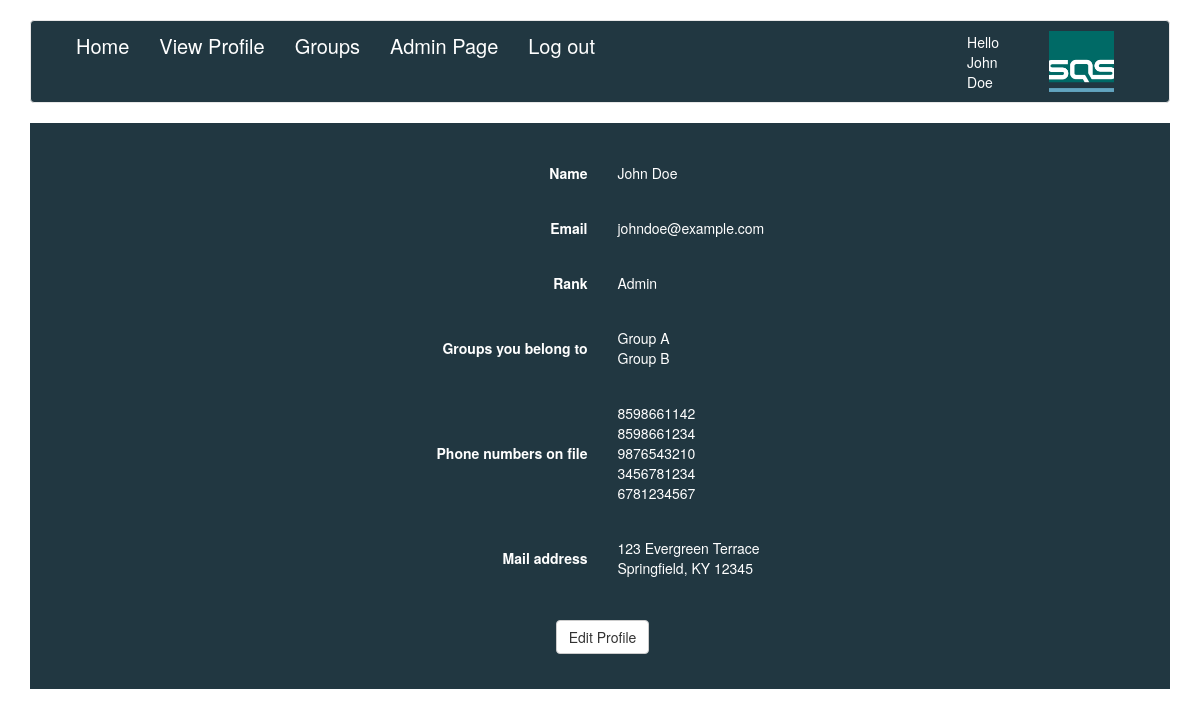
The app's page /Training_site/profile.php (signed in) with its own data.
### tables this page shows
CREATE TABLE `user` (
  `UID` int(11) NOT NULL,
  `Name` text NOT NULL,
  `Email` text NOT NULL,
  `Password` varchar(64) NOT NULL,
  `level` int(11) DEFAULT '3'
);

CREATE TABLE `levels` (
  `id` int(11) NOT NULL,
  `title` varchar(25) DEFAULT NULL
);

CREATE TABLE `features_available` (
  `id` int(11) NOT NULL,
  `name` varchar(30) DEFAULT NULL,
  `description` varchar(500) DEFAULT NULL,
  `default_file` varchar(50) NOT NULL,
  `on_desktop` bit(1) NOT NULL DEFAULT b'1',
  `owner_file` varchar(50) DEFAULT NULL
);

CREATE TABLE `mail_address` (
  `id` int(11) NOT NULL,
  `state` char(2) DEFAULT NULL,
  `city` varchar(25) DEFAULT NULL,
  `zip` int(11) DEFAULT NULL,
  `street` varchar(30) DEFAULT NULL,
  `street_num` int(11) DEFAULT NULL,
  `user_id` int(11) DEFAULT NULL
);

### Training_site/profile.php (the view, shortened to what this page needs)
<?php
include 'config/header.php';
require_once('../sql_connector.php');
?>
<html>
<div class="container">
	<form  class= "form-horizontal"action="" method="post">
		<?php
			$UID = $_SESSION['user'];
			$query = "select Name, Email, level from user where UID = ?";
			$stmt = $mysqli->prepare($query);
			$stmt->bind_param("s",$UID);
			$stmt->execute();
			$stmt->bind_result($name, $email, $level);
			echo '<div id="inputbox" class="form-group">';
			echo '<label class="control-label col-sm-5" >Name</label>';
			echo '<div class="col-sm-5">';
			if(isset($_POST['edit'])) {
				echo '<input type="name" name="name" size="30" value="'.$name.'" />';
			}
			else {
				echo $name;
			}
			echo '</div></div>';
			echo '<div id="inputbox" class="form-group">';
			echo '<label class="control-label col-sm-5" >Email</label>';
			echo '<div class="col-sm-5">';
			if(isset($_POST['edit'])) {
				echo '<input type="email" name="email" size="30" value="'.$email.'" />';
			}
			else {
				echo $email;
			}
			echo '</div></div>';
			$query = "select title from levels where id = ?";
			$stmt = $mysqli->prepare($query);
			$stmt->bind_param("s",$level);
			$stmt->execute();
			$stmt->bind_result($rank);
			echo '<div id="inputbox" class="form-group">';
			echo '<label class="control-label col-sm-5" >Rank</label>';
			echo '<div class="col-sm-5">';
			if(isset($_POST['edit'])) {
				echo $rank;
			}
			else {
				echo $rank;
			}
			echo '</div></div>';
			feature_loader("groupdisplay", $_SESSION["user"]);
			feature_loader("phonedisplay", $_SESSION["user"]);
			feature_loader("addressdisplay", $_SESSION["user"]);
	?>
			<div id="inputbox" class="form-group">
				<div class="control-label col-sm-6" id="centertext">
					<?php
						if (isset($_POST['edit'])) {
							echo '<input class="btn btn-default" type="submit" name="submit" value="Save Information"/>';
						}
						else {
							echo '<input class="btn btn-default" type="submit" name="edit" value="Edit Profile"/>';
						}
					?>
				</div>
			</div>
		</div>

### Training_site/config/header.php (shortened to what this page needs)
<!DOCTYPE html>
<html lang="en">
  <head>
    <link href="assets/css/bootstrap.css" rel="stylesheet">
    <link href="assets/css/navbar.css" rel="stylesheet">
    <link href="assets/css/main.css" rel="stylesheet">
  </head>
  <body>
    <div class="container" id="heading2">
      <nav class="navbar navbar-default">
        <div class="container-fluid">
          <div id="navbar" class="navbar-collapse collapse">
            <ul class="nav navbar-nav">
		      <li><a href="./">Home </a></li>
              <?php
                if(isset($_SESSION['priv'])){
                    echo '<li> <a href = "profile.php">  View Profile </a></li> ';
		                echo '<li> <a href = "groups.php">  Groups </a></li> ';
                    if($_SESSION['level'] == '5'){
			echo '<li> <a href ="admin_user_info.php">  Admin Page </a></li>';
                    }
		    else if($_SESSION['level'] == '4')
		    {
			echo '<li> <a href="superuser_user_info.php"> Superuser Page </a> </li>';
		    }
                    echo '<li> <a href = "log_out.php">  Log out </a></li> ';
                }
                else{
                    echo '<li> <a href = "user_login.php">  Sign in </a></li> ';
                    echo '<li> <a href = "user_register.php">  Sign up </a></li>';
                }
                ?>
            </ul>
            <ul class="nav navbar-nav navbar-right" >
              <div style="display:flex;justify-content:flex-end;align-items:center">
              <?php if(isset($_SESSION['name'])) echo "<div class='col-sm-4'> <li> Hello ". $_SESSION['name']."</li></div> <br>"; ?>
              <li ><a href="./"> <img src="assets/images/logo.png" alt="SQS logo"></a></li>
            </div>
            </ul>
          </div>
        </div>
      </nav>
    </div>
  </body>
</html>

### Training_site/features/features_loader.php (shortened to what this page needs)
<?php
include '/var/www/html/sqsg6/sql_connector.php';
function get_version_number($name, $uid){
	return 0;
}
function feature_loader($name, $user_email){
	global $mysqli;
	$version_number = get_version_number($name, $user_email);
	$sql = "SELECT * FROM features_available WHERE name=\"".$name."\";";
	$result = $mysqli->query($sql);
	if($result->num_rows > 0)
	{
		while($row = $result->fetch_assoc())
		{
			$file_it_appears_in = $row["owner_file"];
			$platform = "d";
			$file_name = $name."_".$version_number."_".$file_it_appears_in."_".$platform.".php";
			$file_name = $_SERVER["DOCUMENT_ROOT"].'/'.'sqsg6/Training_site/features/'.$file_name;
			include $file_name;
			break;
		}
	}
	else
	{
		echo "An error occurred in the feature loader sql query";
	}
}
?>

### Training_site/features/groupdisplay_0_profile_d.php (shortened to what this page needs)
<?php
require_once('../../sql_connector.php');
			$UID = $_SESSION["user"];
			$group_names = [];
			$number_of_groups = 0;
			$sql1 = "SELECT * FROM group_members INNER JOIN groups ON group_members.group_id=groups.id WHERE group_members.uid=".$UID.";";
			$result1 = $mysqli->query($sql1);
			if($result1->num_rows > 0)
			{
				$number_of_groups = $result1->num_rows;
				while($row = $result1->fetch_assoc())
				{
					array_push($group_names, $row["name"]);
				}
			}
			echo '<div id="inputbox" class="form-group">';
			echo '<label class="control-label col-sm-5" >Groups you belong to</label>';
			echo '<div class="col-sm-5">';
			if(isset($_POST['edit']))
			{
				if($number_of_groups == 0)
				{
					echo "None";
				}
				foreach($group_names as $key => $val)
				{
					echo $val."<br />";
				}
			}
			else {
				foreach($group_names as $key => $val)
				{
					echo $val."<br />";
				}
			}
			echo '</div></div>';
?>

### Training_site/features/phonedisplay_0_profile_d.php (shortened to what this page needs)
<?php
require_once('../../sql_connector.php');
			$phone_numbers = [];
			$number_of_phones = 0;
			$UID = $_SESSION["user"];
			$sql1 = "SELECT * FROM phone_list WHERE user_id=".$UID.";";
			$result1 = $mysqli->query($sql1);
			if($result1->num_rows > 0)
			{
				$number_of_phones = $result1->num_rows;
				while($row = $result1->fetch_assoc())
				{
					array_push($phone_numbers, $row["phone_number"]);
				}
			}
			echo '<div id="inputbox" class="form-group">';
			echo '<label class="control-label col-sm-5" >Phone numbers on file</label>';
			echo '<div class="col-sm-5">';
			if(isset($_POST['edit'])) {
				if($number_of_phones == 0)
				{
					echo "No registered phones";
				}
				foreach($phone_numbers as $key => $val)
				{
					echo $val."<br />";
				}
			}
			else {
				foreach($phone_numbers as $key => $val)
				{
					echo $val."<br />";
				}
			}
			echo '</div></div>';
?>

### Training_site/features/addressdisplay_0_profile_d.php (shortened to what this page needs)
<?php
require_once('../../sql_connector.php');
	$UID = $_SESSION["user"];
			$city = "N/A";
			$zip = "N/A";
			$state = "N/A";
			$street_num = "N/A";
			$street = "N/A";
			$query = "select state, city, zip, street, street_num from mail_address where user_id = ?";
			$stmt = $mysqli->prepare($query);
			$stmt->bind_param("s",$UID);
			$stmt->execute();
			$stmt->bind_result($state, $city, $zip, $street, $street_num);
			echo '<div id="inputbox" class="form-group">';
			echo '<label class="control-label col-sm-5" >Mail address</label>';
			echo '<div class="col-sm-5">';
			if(isset($_POST['edit'])) {
				echo $street_num;
				echo " ";
				echo $street;
				echo "<br />";
				echo $city;
				echo ", ";
				echo $state;
				echo " ";
				echo $zip;
			}
			else {
				if($street == "N/A")
				{
					echo "None on file";
				}
				else
				{
					echo $street_num;
					echo $street;
					echo "<br />";
					echo $city;
					echo ", ";
					echo $state;
					echo $zip;
				}
			}
			echo '</div></div>';
?>

### Training_site/assets/css/navbar.css (style rules this page uses)
body { padding-top: 20px; padding-bottom: 20px; }
.navbar { margin-bottom: 20px; }

### Training_site/assets/css/main.css (style rules this page uses)
#heading2 nav { background-color: #213741; margin-bottom: 0px; color: #ffffff; }
#heading2 .nav a { color: #ffffff; font-size: 20px; }
#heading2 .nav li a img { height: auto; width: 80px; margin: auto; padding-left: 15px; padding-right: -15px; padding-bottom: 10px; padding-top: 10px; }
.form-group { padding-top:20px; padding-left: 5px; }
form label { color: #ffffff; padding-top: 0px !important; margin-bottom: 0px; margin-right: 0px; padding-left: 0px; margin-left: 0px; }
form input { border: 0px; margin-bottom: 0px; margin-left: 0px; color: #000; }
form { margin-top:20px; padding-top:20px; padding-bottom:20px; color: #fff; background-color: #213741; }
#inputbox { display:flex; align-items:center; justify-content:center; }
#centertext { text-align: center; }
#heading2 .navbar-right a { padding:0px; padding-right: 2em; }
form input { border-left-style: none; border-bottom-style: solid; border-bottom-color: #fff; border-bottom-width: thin; background-color: #213741; color: #ffffff; outline: none; }

### records on screen
user: Name "John Doe", Email "johndoe@example.com"
levels: title "Admin"
features_available: val "Group A", val "Group B"
features_available: val "8598661142", val "8598661234", val "9876543210", val "3456781234", val "6781234567"
features_available: mail_address.street_num "123", mail_address.street "Evergreen Terrace", mail_address.city "Springfield", mail_address.state "KY", mail_address.zip "12345"

### other values on screen
$_SESSION['name'] "John Doe"
